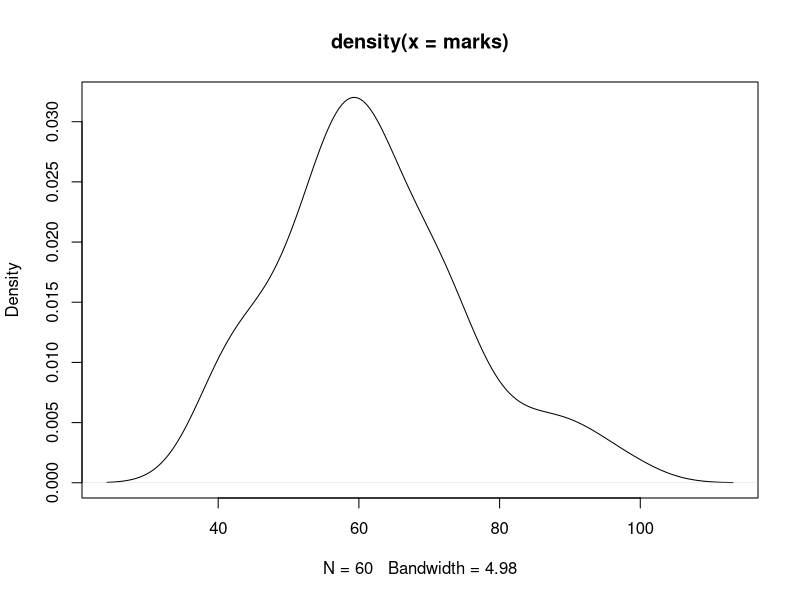

Recreate this plot in R.
#data frame
(rollno= c('MBA-01','MBA-02'))
(rollno= paste('MBA',1:60, sep='-'))
(name= c('Student1', 'Student2'))
(name= paste('Student',1:60, sep='-'))
df = data.frame(rollno, name)
df
(gender=sample(c('M','F'),size=60, replace=T))
set.seed(1234)
(gender=sample(c('M','F'),size=60, replace=T, prob=c(.4,.6)))
table(gender)
prop.table(table(gender))
grades= sample(c('Excellent','Good','Poor'),size=60, replace= T,prob=c(.2,.3,.5))
table(grades)
grades=factor(grades)
grades= factor(grades, levels=c('Poor','Good','Excellent'),ordered=T)
grades
summary(grades)



df=data.frame(rollno,name, gender)
df
head(df)
tail(df)
head(df, n=3)
tail(df, n=3)
marks = rnorm(60, mean=60, sd=15)
marks
plot(density(marks))
df= data.frame(rollno,name,gender,marks, stringsAsFactors = F)#

x=c(23.3,34.742)
floor(x);ceiling(x); trunc(x); round(x,1)
floor(marks)
str(df)
summary(df)
df$gender=factor(df$gender)
str(df)
summary(df)

df= data.frame(rollno,name,gender,marks, stringsAsFactors = F, grades)
df
str(df)
summary(df)
dim(df)
class(df)
aggregate(df$marks,by=list(df$gender),FUN=sum)
aggregate(df$marks,by=list(df$gender),FUN=mean)
aggregate(marks ~ gender, data=df, FUN=mean)
aggregate(marks ~ gender+grades, data=df, FUN=mean)


df$marks2 = runif(60,50,100) #sec,min,max
head(df)
aggregate(cbind(marks,marks2)~gender+grades, data=df, FUN=mean)
aggregate(cbind(marks,marks2)~gender, data=df, FUN=mean)



df[df$gender=='M',] #only male students
df[df$gender=='M',1]
df[df$gender=='M',c(1,2,4)]
df[df$gender=='M',c('rollno','gender')]
